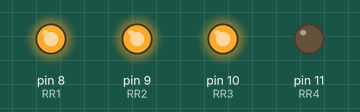
Recording of a sketch running on a simulated Arduino Uno, built with avr-gcc and run on an emulated ATmega328P. On the bench: output pins drawn as LEDs (lit = HIGH).

Above: at 0.1 s.
At 0.6 s:
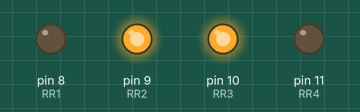
At 20.6 s:
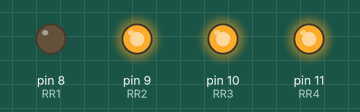
At 21.1 s:
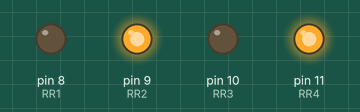
Timing chart, 0 to 22.6 s (numbered marks = the images above):
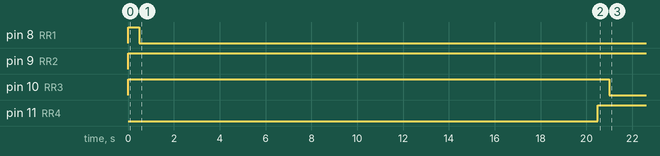

Measured:
- by itself, pin 8 (RR1): HIGH → LOW at 0.50 s
- by itself, pin 9 (RR2): LOW → HIGH at 0.00 s
- by itself, pin 10 (RR3): HIGH → LOW at 21.0 s
- by itself, pin 11 (RR4): LOW → HIGH at 20.5 s

The sketch:

gelato.ino
```cpp
//ICECREAM - VERSION 1.0

#define RR1 8
#define RR2 9
#define RR3 10
#define RR4 11


void setup() {
  // put your setup code here, to run once:
  digitalWrite(RR1, HIGH);
  digitalWrite(RR2, LOW);
  digitalWrite(RR3, HIGH);
  digitalWrite(RR4, LOW);

  pinMode(RR1, OUTPUT);
  pinMode(RR2, OUTPUT);
  pinMode(RR3, OUTPUT);
  pinMode(RR4, OUTPUT);

  digitalWrite(RR1, HIGH);
  digitalWrite(RR2, LOW);
  digitalWrite(RR3, HIGH);
  digitalWrite(RR4, LOW);


}

void loop() {
  // put your main code here, to run repeatedly:

  //activate the Orange

  digitalWrite(RR1, HIGH);
  digitalWrite(RR2, HIGH);
  delay(500);
  digitalWrite(RR1, LOW);
  digitalWrite(RR2, HIGH);

  delay(20000); //wait 20 seconds

  //activate the Violet

  digitalWrite(RR3, HIGH);
  digitalWrite(RR4, HIGH);
  delay(500);
  digitalWrite(RR3, LOW);
  digitalWrite(RR4, HIGH);

  //ASPETTA
  delay(60000*20); //wait 20 minute

  //send closing signal
  digitalWrite(RR1, HIGH);
  digitalWrite(RR2, HIGH);

  delay(500);

  digitalWrite(RR1, HIGH);
  digitalWrite(RR2, LOW);

delay(500);

  digitalWrite(RR3, HIGH);
  digitalWrite(RR4, HIGH);

  delay(500);

  digitalWrite(RR3, HIGH);
  digitalWrite(RR4, LOW);


  while(true);
}
```
